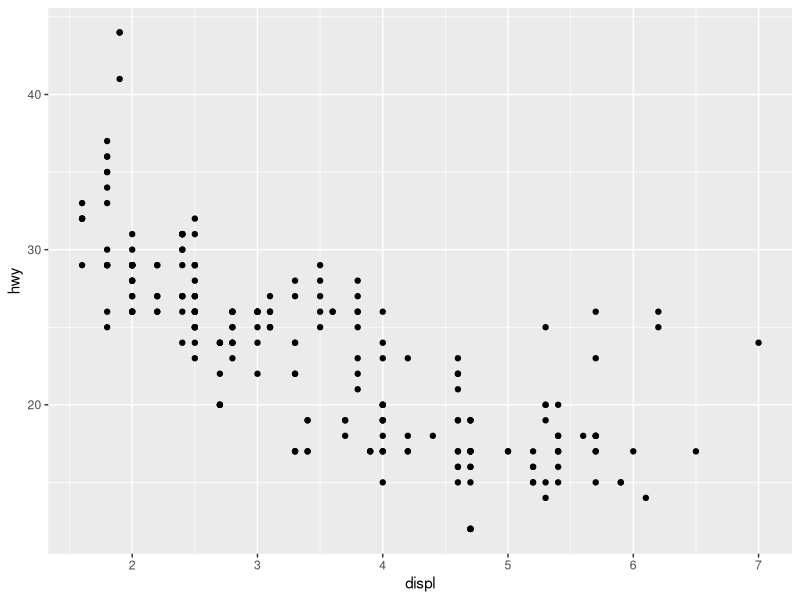
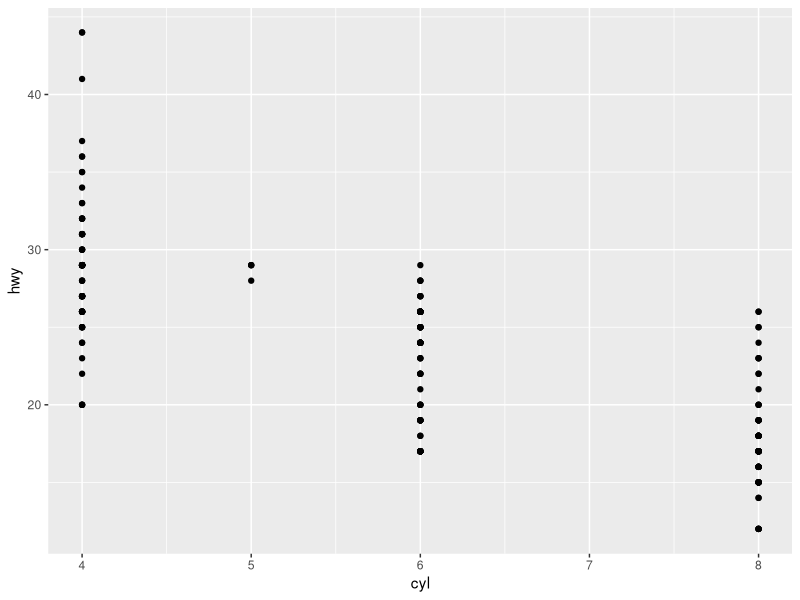
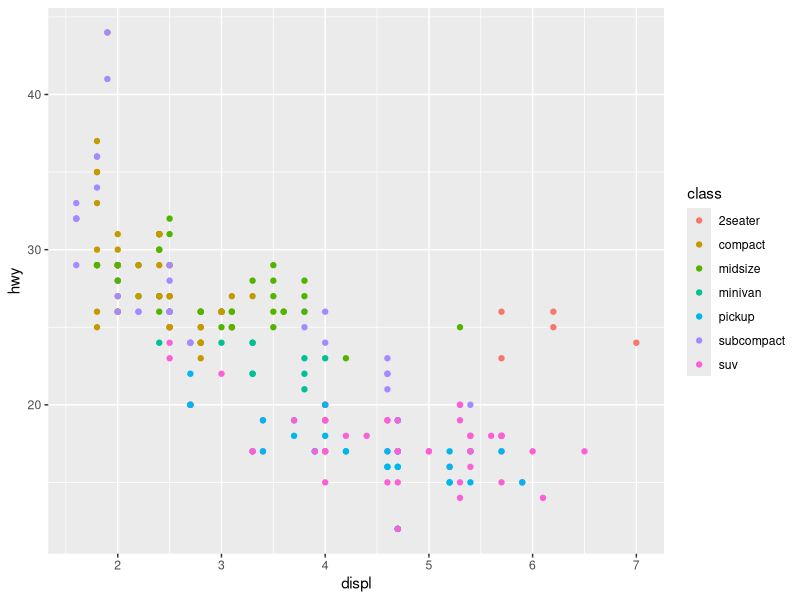
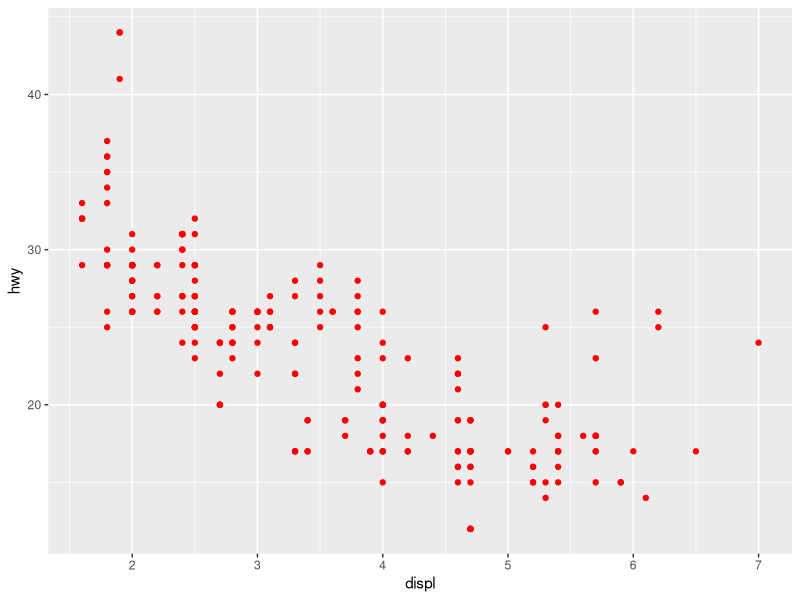

R code for these plots, in order:
## ---- chunk 1
knitr::opts_chunk$set(echo = TRUE)
## ---- chunk 2
library(tidyverse)
## ---- chunk 3
cars <- ggplot2::mpg
head(cars)
## ---- chunk 4
cat("rows:   ",nrow(cars),"\n")
cat("columns:",ncol(cars))
## ---- chunk 5
ggplot(data = cars) + 
  geom_point(mapping = aes(x = displ, y = hwy))
## ---- chunk 6
ggplot(data = cars) +
  geom_point(mapping = aes(x = cyl,y = hwy))
## ---- chunk 7
ggplot(data = cars) +
  geom_point(mapping = aes(x = displ, y = hwy, color = class))
## ---- chunk 8
ggplot(data = cars) +
  geom_point(mapping = aes(x = displ, y = hwy), color = "red")
